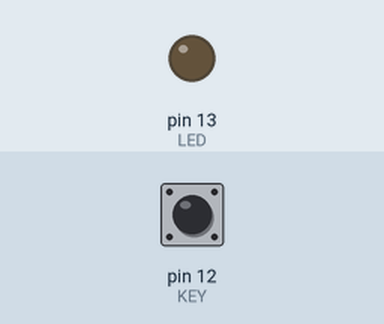
This sketch was run on a simulated Arduino Uno, built with avr-gcc and run on an emulated ATmega328P. Shown: output pins drawn as LEDs (lit = HIGH). Inputs (shaded band) come from the test bench; at power-on: pin 12 (KEY) LOW.

Above: at 1.2 s.
1.3 s: pin 12 (KEY) pulled HIGH for 0.15 s
At 1.37 s:
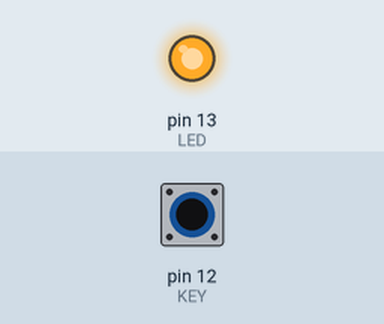
2.9 s: pin 12 (KEY) pulled HIGH for 3.2 s
At 7.3 s:
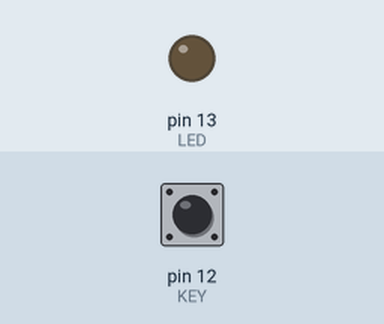
Timing chart, 0 to 8.8 s (numbered marks = the images above; inputs shaded):
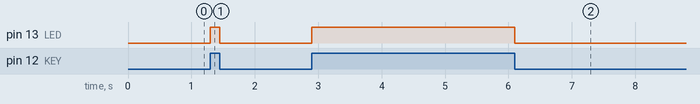

The sketch:

CheckKEY.ino
```cpp
const int KEY=12; //按键模块接在D12
const int LED=13; //D13可以控制板子上的LED灯

void setup(){
  pinMode(KEY, INPUT);      //检测按键需要设置为输入
  pinMode(LED, OUTPUT);     //板载LED引脚是D13 设置为输出
}

void loop(){
  if (digitalRead(KEY)==HIGH) {     //如果按键按下
    digitalWrite(LED,HIGH);          //LED亮
  }
  else{                             //如果按键没有按下
    digitalWrite(LED,LOW);           //LED灭
  }
}
```

Measured:
- after the input at 1.3 s, pin 13 (LED): LOW → HIGH at once, → LOW 0.15 s later
- after the input at 2.9 s, pin 13 (LED): LOW → HIGH at once, → LOW 3.2 s later
